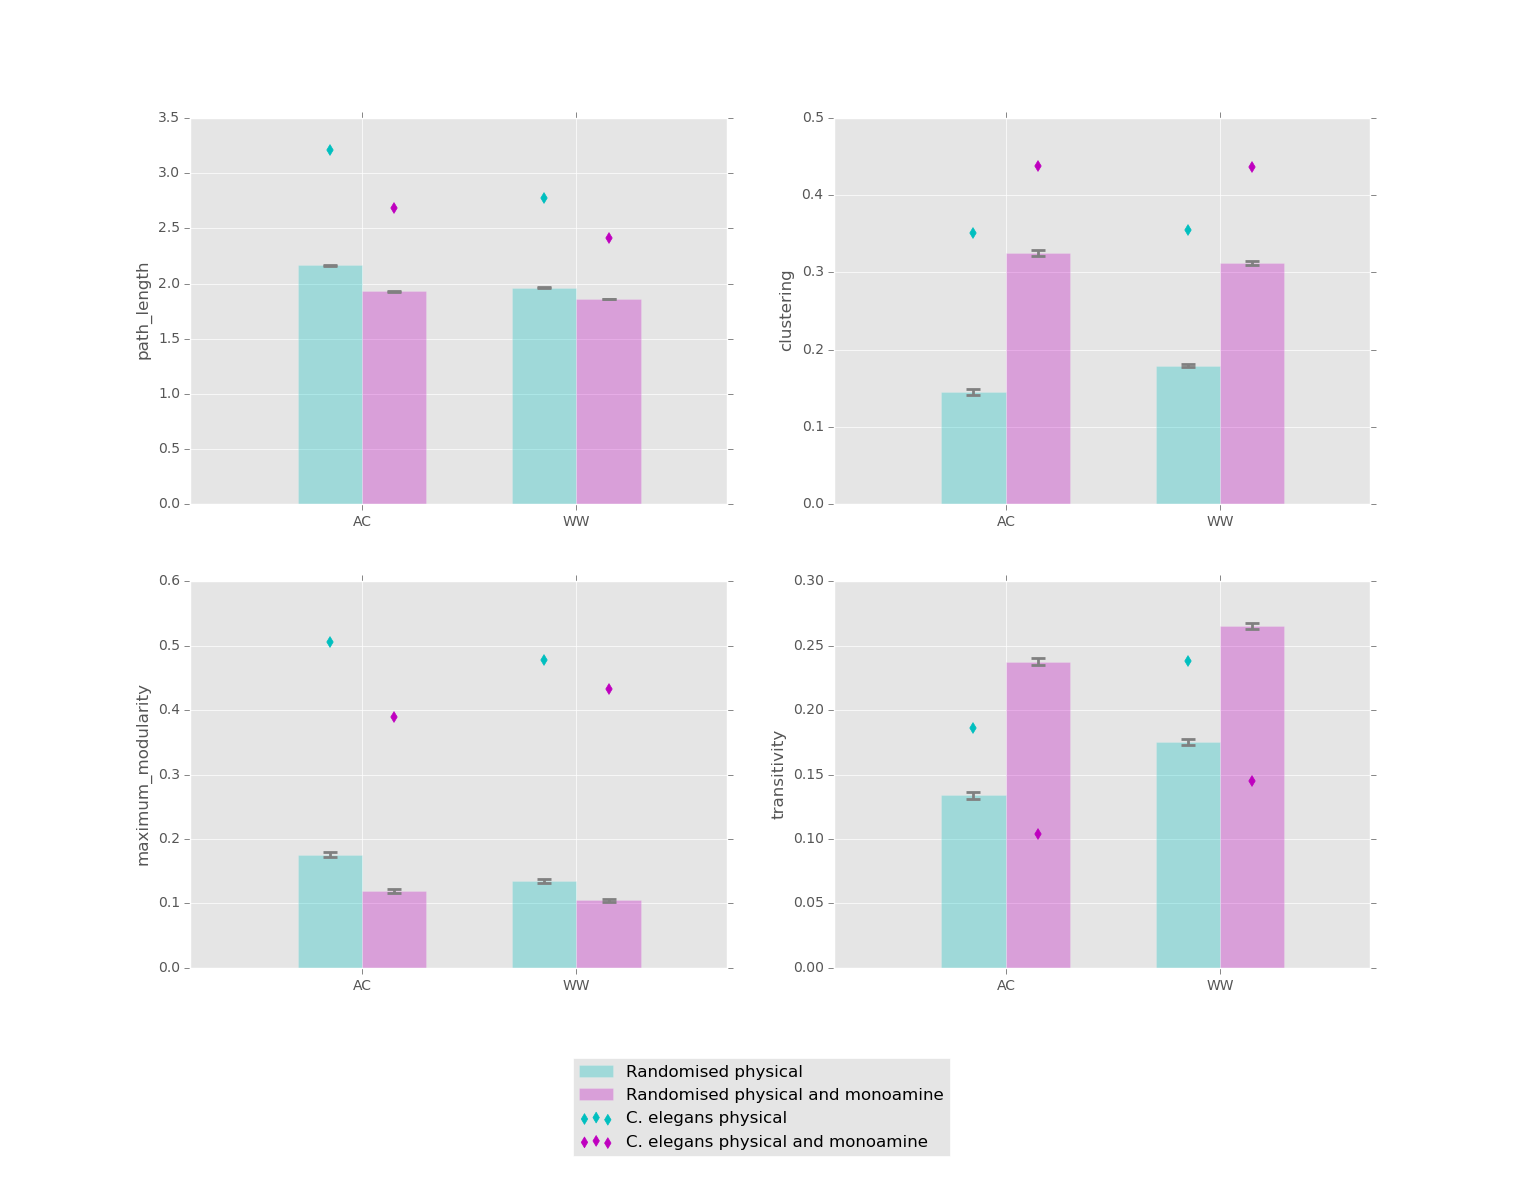

Source code (Python):
from matplotlib import pyplot as plt
import json
import numpy as np

plt.style.use('ggplot')

data = {'phys': json.load(open('path_cluster_phys_output.json')),
        'ma': json.load(open('path_cluster_ma_output.json'))}


fig, axes_arr = plt.subplots(2, 2)

metrics = ['path_length', 'clustering', 'maximum_modularity', 'transitivity']

def plot_metric(ax, metric):
    n = 2
    ind = np.arange(n)
    width = 0.3

    xlabels = ['AC', 'WW']
    # xlabels = ['AC\nphys', 'AC\nphys+ma', 'WW\nphys', 'WW\nphys+ma']
    # legend = ['Physical', 'Including MA', 'C. elegans']

    phys_mean = [data['phys']['ac'][metric]['control_mean'], data['phys']['ww'][metric]['control_mean']]
    phys_err = [data['phys']['ac'][metric]['control_sd'], data['phys']['ww'][metric]['control_sd']]
    phys_actual = [data['phys']['ac'][metric]['actual'], data['phys']['ww'][metric]['actual']]

    ma_mean = [data['ma']['ac'][metric]['control_mean'], data['ma']['ww'][metric]['control_mean']]
    ma_err = [data['ma']['ac'][metric]['control_sd'], data['ma']['ww'][metric]['control_sd']]
    ma_actual = [data['ma']['ac'][metric]['actual'], data['ma']['ww'][metric]['actual']]

    phys_bar = ax.bar(ind, phys_mean, width, color='c', alpha=0.3, yerr=phys_err, error_kw=dict(ecolor='gray', lw=2, capsize=5, capthick=2))
    ma_bar = ax.bar(ind+width, ma_mean, width, color='m', alpha=0.3, yerr=ma_err, error_kw=dict(ecolor='gray', lw=2, capsize=5, capthick=2))

    phys_x = ind + width * 0.5
    ma_x = ind + width*1.5

    phys_scatter = ax.scatter(phys_x, phys_actual, marker='d', color='c', s=30)
    ma_scatter = ax.scatter(ma_x, ma_actual, marker='d', color='m', s=30)

    ax.set_ylabel(metric)
    # ax.set_xticks(sorted(np.concatenate((phys_x, ma_x))))
    ax.set_xticks(ind+width)
    ax.set_xticklabels(xlabels)
    ax.set_ylim(bottom=0)

    return phys_bar, ma_bar, phys_scatter, ma_scatter

for ax, metric in zip(list(axes_arr.flatten()), metrics):
    hndls = plot_metric(ax, metric)

fig.subplots_adjust(bottom=0.18)

legend_labels = ('Randomised physical', 'Randomised physical and monoamine', 'C. elegans physical', 'C. elegans physical and monoamine')

plt.legend(hndls, legend_labels, loc='lower center', bbox_to_anchor = (0,0.02,1,1),
            bbox_transform=plt.gcf().transFigure, borderaxespad=0.)

plt.show()
